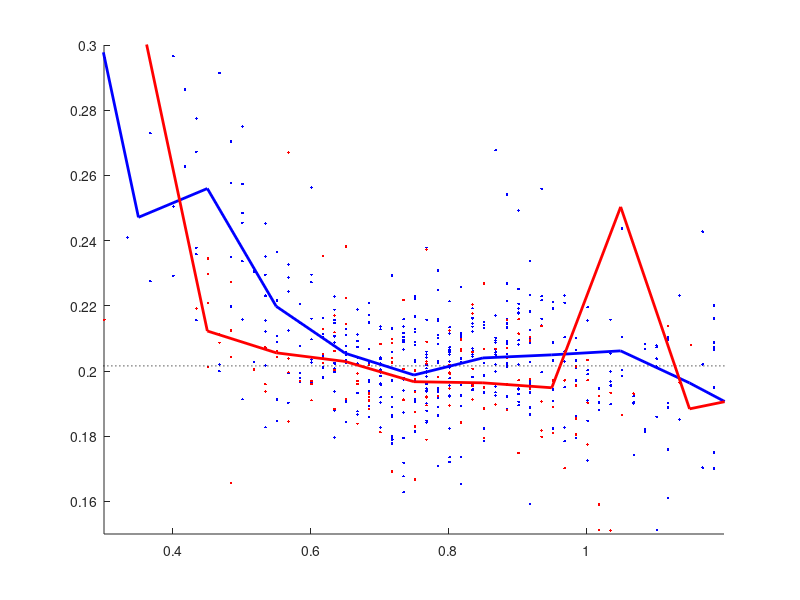

Write the MATLAB code that produced this figure.
clear all
load('pilot-data/resp-njs-full-1.mat')

close all
figure
go_onsets = [results.go_onset];
foreperiod_onsets = [results.foreperiodonset];
actual_delays = [go_onsets.stimon] - [foreperiod_onsets.stimon];
intended_delays = [results.targdelay];
regular_trial = strcmp({results.trialType}, 'regular');
good = ([results.isPractice] == 0) .* ([results.jumped_gun] == 0);
%hist(actual_delays - intended_delays, 0:0.0167:0.06)
hold all
plot(actual_delays(find(good .* regular_trial)), [results(find(good .* regular_trial)).resp_latency], 'b.')
plot(actual_delays(find(good .* ~regular_trial)), [results(find(good .* ~regular_trial)).resp_latency], 'r.')
plot([0, 1.3], [params.cutoffTime, params.cutoffTime], 'k:');

%figure
%hist(actual_delays)
%hold on
%plot([-10 10], [-10 10])

bin_width = 0.100;
bin_mins = 0:bin_width:(max(actual_delays) + bin_width);
for i = 1:length(bin_mins)
    bin_min = bin_mins(i);
    idx = find((actual_delays > bin_min) .* (actual_delays < bin_min + bin_width) .* regular_trial .* good);
    meanRT_regular(i) = mean([results(idx).resp_latency]);
    idx = find((actual_delays > bin_min) .* (actual_delays < bin_min + bin_width) .* ~regular_trial .* good);
    meanRT_bonus(i) = mean([results(idx).resp_latency]);
end
plot(bin_mins + bin_width / 2, meanRT_regular, 'b-', 'linewidth', 2)
plot(bin_mins + bin_width / 2, meanRT_bonus, 'r-', 'linewidth', 2)

axis([0.3, 1.2, 0.15, 0.30]);